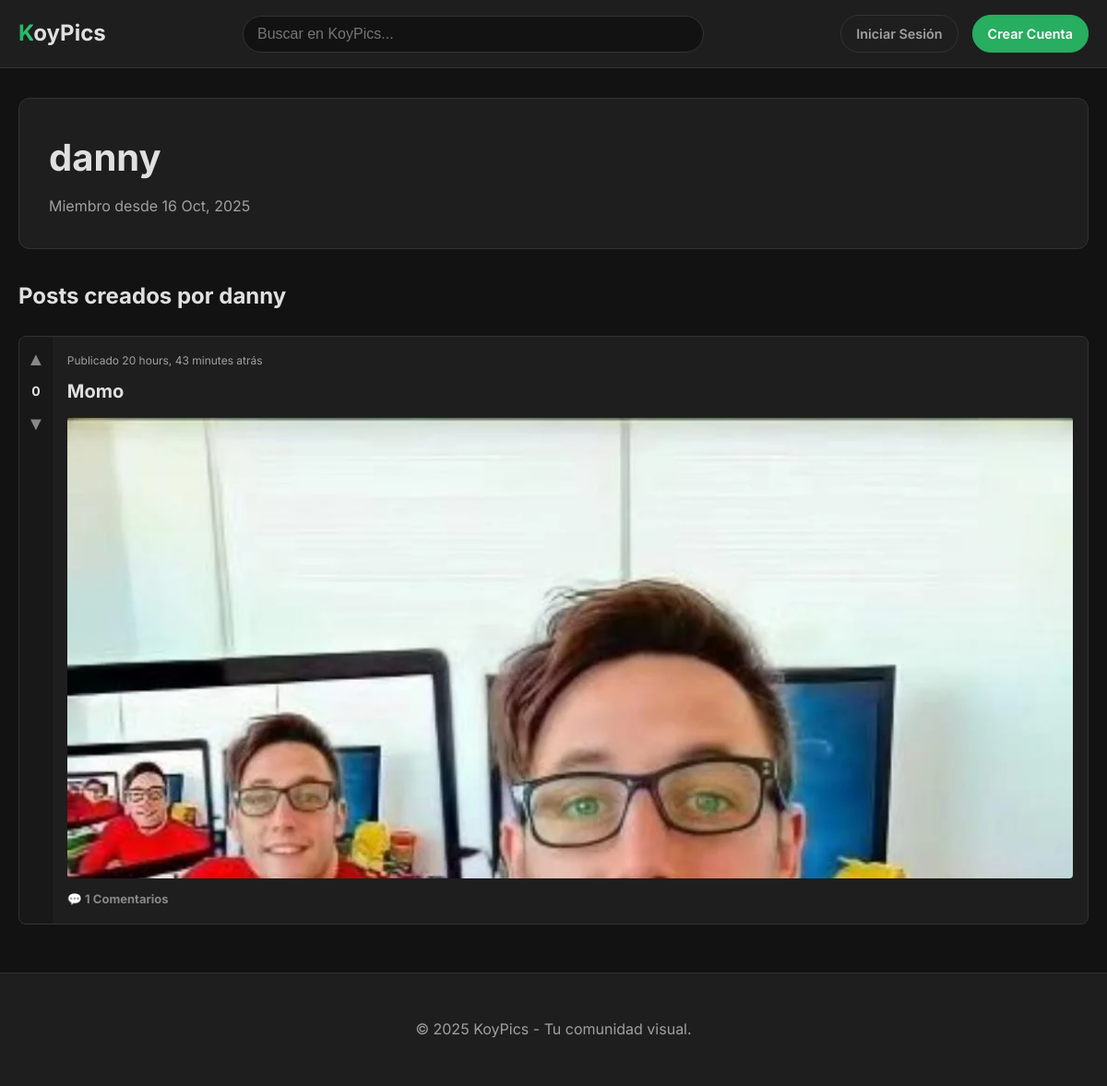
/u/danny/, run on the app's committed database.
### Galeria_imagenes/models.py (models this page shows, shortened)
class Post(models.Model):
    autor = models.ForeignKey(User, on_delete=models.CASCADE)
    comunidad = models.ForeignKey(Comunidad, on_delete=models.SET_NULL, null=True, blank=True)
    titulo = models.CharField(max_length=100)
    descripcion = models.TextField(blank=True, null=True)
    archivo = models.ImageField(upload_to='imagenes/')
    fecha_creacion = models.DateTimeField(auto_now_add=True)
    @property
    def total_votos(self):
        return Voto.objects.filter(post=self).aggregate(total=models.Sum('valor'))['total'] or 0
    @property
    def total_comentarios(self):
        return self.comentarios.count()

### Galeria_imagenes/views.py (the view)
# urls.py: path('u/<str:username>/', views.perfil_usuario, name='perfil'),
def perfil_usuario(request, username):
    usuario = get_object_or_404(User, username=username)
    posts = Post.objects.filter(autor=usuario).order_by('-fecha_creacion')
    contexto = {
        'usuario': usuario,
        'posts': posts,
    }
    return render(request, 'perfil.html', contexto)

### Galeria_imagenes/templates/perfil.html (shortened to what this page needs)
{% extends 'base.html' %}
{% block content %}
<div class="profile-header">
    <h1 class="profile-title">{{ usuario.username }}</h1>
    <p class="profile-meta">Miembro desde {{ usuario.date_joined|date:"d M, Y" }}</p>
</div>
<h2 style="margin-bottom: 1.5rem;">Posts creados por {{ usuario.username }}</h2>
<div class="post-feed">
    {% for post in posts %}
        <article class="post-card">
            <div class="vote-section">
                <a href="{% url 'votar' post_id=post.id valor='positivo' %}" class="vote-arrow">▲</a>
                <span class="vote-count">{{ post.total_votos }}</span>
                <a href="{% url 'votar' post_id=post.id valor='negativo' %}" class="vote-arrow">▼</a>
            </div>
            <a href="{% url 'post_detail' post.id %}" class="post-link" style="width: 100%;">
                <div class="post-content">
                    <div class="post-meta">
                       Publicado {{ post.fecha_creacion|timesince }} atrás
                    </div>
                    <h2 class="post-title">{{ post.titulo }}</h2>
                    <div class="post-image-container">
                        <img src="{{ post.archivo.url }}" alt="{{ post.titulo }}">
                    </div>
                    <div class="post-actions">
                       <span>💬 {{ post.total_comentarios }} Comentarios</span>
                    </div>
                </div>
            </a>
        </article>
    {% empty %}
        <div style="background: var(--color-surface); padding: 1rem; border-radius: 8px;">
            <p>{{ usuario.username }} aún no ha publicado nada.</p>
        </div>
    {% endfor %}
</div>
{% endblock %}

### Galeria_imagenes/templates/base.html (style rules this page uses)
:root { --color-background: #121212; --color-surface: #1e1e1e; --color-border: #333333; --color-text-primary: #e0e0e0; --color-text-secondary: #a0a0a0; --color-primary: #27ae60; --color-primary-hover: #2ecc71; }
* { margin: 0; padding: 0; box-sizing: border-box; }
body { background-color: var(--color-background); color: var(--color-text-primary); font-family: 'Inter', sans-serif; line-height: 1.6; }

### Galeria_imagenes/templates/perfil.html (style rules this page uses)
.profile-header { background-color: var(--color-surface); padding: 2rem; border-radius: 12px; margin-bottom: 2rem; border: 1px solid var(--color-border); }
.profile-title { font-size: 2.5rem; margin-bottom: 0.5rem; }
.profile-meta { color: var(--color-text-secondary); font-size: 1rem; }
.post-card { display: flex; background: var(--color-surface); border-radius: 8px; margin-bottom: 20px; overflow: hidden; border: 1px solid var(--color-border); transition: border-color 0.3s, transform 0.3s; }
a.post-link { text-decoration: none; color: inherit; }
.vote-section { display: flex; flex-direction: column; align-items: center; padding: 8px; background: rgba(0,0,0,0.2); }
.vote-arrow { text-decoration: none; font-size: 20px; color: #888; cursor: pointer; transition: color 0.2s, transform 0.2s; }
.vote-count { font-weight: bold; font-size: 14px; margin: 8px 0; }
.post-content { padding: 16px; display: flex; flex-direction: column; width: 100%; }
.post-meta { font-size: 12px; color: var(--color-text-secondary); margin-bottom: 8px; }
.post-title { font-size: 20px; margin-bottom: 12px; }
.post-image-container { max-height: 500px; overflow: hidden; border-radius: 4px; }
.post-image-container img { width: 100%; height: auto; }
.post-actions { margin-top: 12px; font-size: 13px; font-weight: bold; color: #888; }

### data on the page
Post: total_votos "0", fecha_creacion "20 hours, 43 minutes", titulo "Momo", archivo (picture), total_comentarios "1"

### other printed values
{{ usuario.username }} "danny"
{{ usuario.date_joined|date:"d M, Y" }} "16 Oct, 2025"
